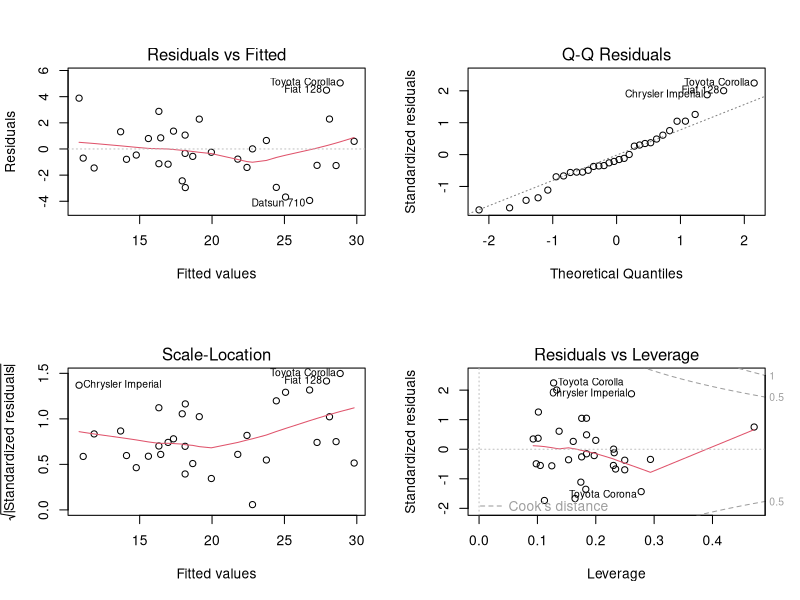
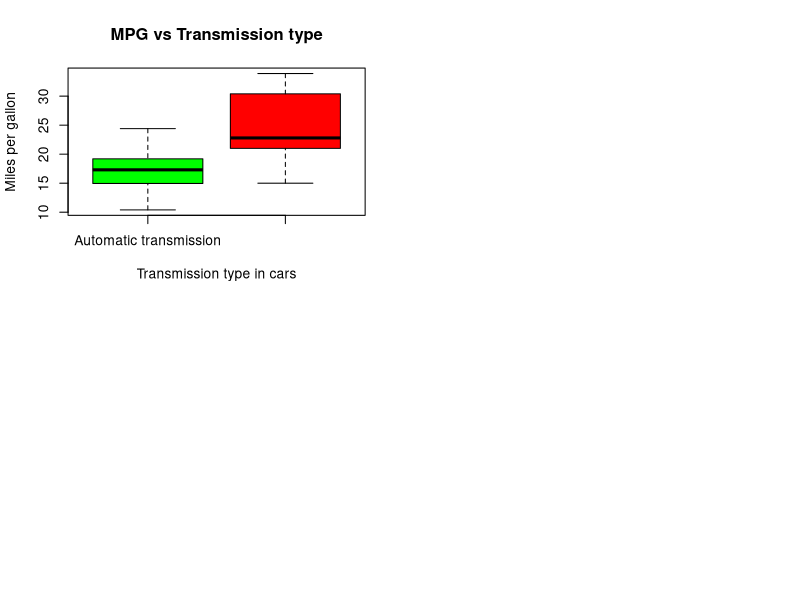
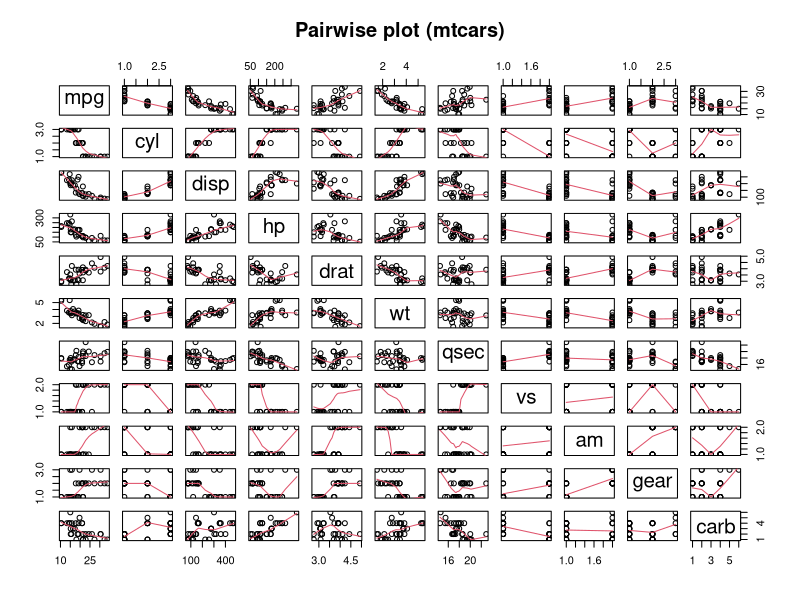

These figures' R source, in order:
## ---- chunk 1
data(mtcars)
library(knitr)
opts_chunk$set(echo = FALSE)
opts_chunk$set(fig.width = 5)
## ---- chunk 2
# convert qualitative data to factors
mtcars$cyl  <- factor(mtcars$cyl)
mtcars$vs   <- factor(mtcars$vs)
mtcars$am   <- factor(mtcars$am, labels = c("Automatic", "Manual"))
mtcars$gear <- factor(mtcars$gear)
mtcars$carb <- factor(mtcars$carb)
## ---- chunk 3
# model using all data as predictors
allvars_model = lm(mpg ~ ., data = mtcars)
## ---- chunk 4
# step wise selection process
fit_model <- step(lm(mpg ~ ., data = mtcars), trace = 0)
## ---- chunk 5
# compare basic model to selection model
basic_model <- lm(mpg ~ am, data = mtcars)
compare <- anova(basic_model, fit_model)
## ---- chunk 6
par(mfrow=c(2, 2))
plot(fit_model)
## ---- chunk 7
am_test <- t.test(mpg ~ am, data = mtcars)
## ---- chunk 8
fit1 <- lm(mpg ~ am, data = mtcars)

boxplot(mpg ~ am, data = mtcars,
        xlab = "Transmission type in cars", ylab = "Miles per gallon",
        main = "MPG vs Transmission type", col = c("green", "red"), 
        names = c("Automatic transmission", "Manual transmission"))
## ---- chunk 9
p1 = pairs(mtcars, panel = panel.smooth, main = "Pairwise plot (mtcars)")
## ---- chunk 10
allvars_model = lm(mpg ~ ., data = mtcars)
allvars_model$coeff
## ---- chunk 11
fit_model <- step(lm(mpg ~ ., data = mtcars), trace = 0)
summary(fit_model)
## ---- chunk 12
am_test <- t.test(mpg ~ am, data = mtcars)
am_test
